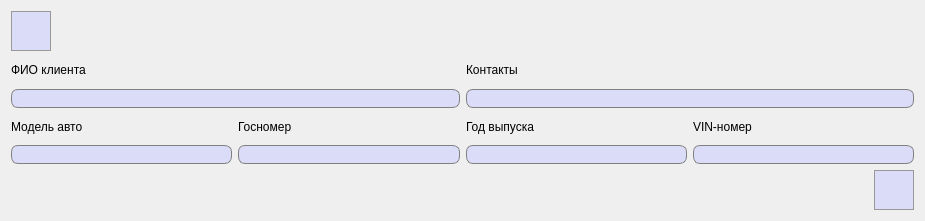
<?xml version="1.0" encoding="UTF-8"?>
<ui version="4.0">
 <class>UpdateClients</class>
 <widget class="QDialog" name="UpdateClients">
  <property name="geometry">
   <rect>
    <x>0</x>
    <y>0</y>
    <width>925</width>
    <height>221</height>
   </rect>
  </property>
  <property name="windowTitle">
   <string>Редактирование информации о клиенте</string>
  </property>
  <layout class="QGridLayout" name="gridLayout_2">
   <item row="0" column="0">
    <widget class="QPushButton" name="backToViewInfoButton">
     <property name="minimumSize">
      <size>
       <width>40</width>
       <height>40</height>
      </size>
     </property>
     <property name="styleSheet">
      <string notr="true">QPushButton {
	background-color: #dbdcf7;
	border: 1px solid #999999;
}

QPushButton:hover {
	background-color: #d5d6f0;
	border: 1px solid #acacac;
}

QPushButton:pressed {
	background-color: #cbcde6;
	border: 2px solid #999999;
}</string>
     </property>
     <property name="text">
      <string/>
     </property>
     <property name="icon">
      <iconset resource="images.qrc">
       <normaloff>:/images/backToView.png</normaloff>:/images/backToView.png</iconset>
     </property>
     <property name="iconSize">
      <size>
       <width>27</width>
       <height>27</height>
      </size>
     </property>
    </widget>
   </item>
   <item row="0" column="1">
    <spacer name="horizontalSpacer">
     <property name="orientation">
      <enum>Qt::Horizontal</enum>
     </property>
     <property name="sizeHint" stdset="0">
      <size>
       <width>40</width>
       <height>20</height>
      </size>
     </property>
    </spacer>
   </item>
   <item row="1" column="0" colspan="3">
    <layout class="QGridLayout" name="gridLayout">
     <item row="1" column="2" colspan="2">
      <widget class="QLineEdit" name="contactsLine">
       <property name="font">
        <font>
         <pointsize>10</pointsize>
        </font>
       </property>
       <property name="styleSheet">
        <string notr="true">QLineEdit {
	border: 1px solid gray;
    border-radius: 7px;
    background-color: #dbdcf7;
	padding-left: 3px;
}</string>
       </property>
       <property name="frame">
        <bool>true</bool>
       </property>
      </widget>
     </item>
     <item row="2" column="1">
      <widget class="QLabel" name="label_4">
       <property name="text">
        <string>Госномер</string>
       </property>
      </widget>
     </item>
     <item row="3" column="1">
      <widget class="QLineEdit" name="autoLicensePlateLine">
       <property name="font">
        <font>
         <pointsize>10</pointsize>
        </font>
       </property>
       <property name="styleSheet">
        <string notr="true">QLineEdit {
	border: 1px solid gray;
    border-radius: 7px;
    background-color: #dbdcf7;
	padding-left: 3px;
}</string>
       </property>
       <property name="frame">
        <bool>true</bool>
       </property>
      </widget>
     </item>
     <item row="2" column="0">
      <widget class="QLabel" name="label_3">
       <property name="text">
        <string>Модель авто</string>
       </property>
      </widget>
     </item>
     <item row="0" column="2" colspan="2">
      <widget class="QLabel" name="label_2">
       <property name="text">
        <string>Контакты</string>
       </property>
      </widget>
     </item>
     <item row="2" column="2">
      <widget class="QLabel" name="label_5">
       <property name="text">
        <string>Год выпуска</string>
       </property>
      </widget>
     </item>
     <item row="3" column="2">
      <widget class="QLineEdit" name="manufactureYearLine">
       <property name="font">
        <font>
         <pointsize>10</pointsize>
        </font>
       </property>
       <property name="styleSheet">
        <string notr="true">QLineEdit {
	border: 1px solid gray;
    border-radius: 7px;
    background-color: #dbdcf7;
	padding-left: 3px;
}</string>
       </property>
       <property name="frame">
        <bool>true</bool>
       </property>
      </widget>
     </item>
     <item row="3" column="3">
      <widget class="QLineEdit" name="VINnumberLine">
       <property name="font">
        <font>
         <pointsize>10</pointsize>
        </font>
       </property>
       <property name="styleSheet">
        <string notr="true">QLineEdit {
	border: 1px solid gray;
    border-radius: 7px;
    background-color: #dbdcf7;
	padding-left: 3px;
}</string>
       </property>
       <property name="frame">
        <bool>true</bool>
       </property>
      </widget>
     </item>
     <item row="0" column="0" colspan="2">
      <widget class="QLabel" name="label">
       <property name="text">
        <string>ФИО клиента</string>
       </property>
      </widget>
     </item>
     <item row="3" column="0">
      <widget class="QLineEdit" name="autoModelLine">
       <property name="font">
        <font>
         <pointsize>10</pointsize>
        </font>
       </property>
       <property name="styleSheet">
        <string notr="true">QLineEdit {
	border: 1px solid gray;
    border-radius: 7px;
    background-color: #dbdcf7;
	padding-left: 3px;
}</string>
       </property>
       <property name="frame">
        <bool>true</bool>
       </property>
      </widget>
     </item>
     <item row="2" column="3">
      <widget class="QLabel" name="label_6">
       <property name="text">
        <string>VIN-номер</string>
       </property>
      </widget>
     </item>
     <item row="1" column="0" colspan="2">
      <widget class="QLineEdit" name="clientFMLnameLine">
       <property name="font">
        <font>
         <pointsize>10</pointsize>
        </font>
       </property>
       <property name="styleSheet">
        <string notr="true">QLineEdit {
	border: 1px solid gray;
    border-radius: 7px;
    background-color: #dbdcf7;
	padding-left: 3px;
}</string>
       </property>
       <property name="frame">
        <bool>true</bool>
       </property>
      </widget>
     </item>
    </layout>
   </item>
   <item row="2" column="2">
    <widget class="QPushButton" name="saveUpdatedInfo">
     <property name="minimumSize">
      <size>
       <width>40</width>
       <height>40</height>
      </size>
     </property>
     <property name="styleSheet">
      <string notr="true">QPushButton {
	background-color: #dbdcf7;
	border: 1px solid #999999;
}

QPushButton:hover {
	background-color: #d5d6f0;
	border: 1px solid #acacac;
}

QPushButton:pressed {
	background-color: #cbcde6;
	border: 2px solid #999999;
}</string>
     </property>
     <property name="text">
      <string/>
     </property>
     <property name="icon">
      <iconset resource="images.qrc">
       <normaloff>:/images/save.png</normaloff>:/images/save.png</iconset>
     </property>
     <property name="iconSize">
      <size>
       <width>27</width>
       <height>27</height>
      </size>
     </property>
    </widget>
   </item>
  </layout>
 </widget>
 <resources>
  <include location="images.qrc"/>
 </resources>
 <connections/>
</ui>
